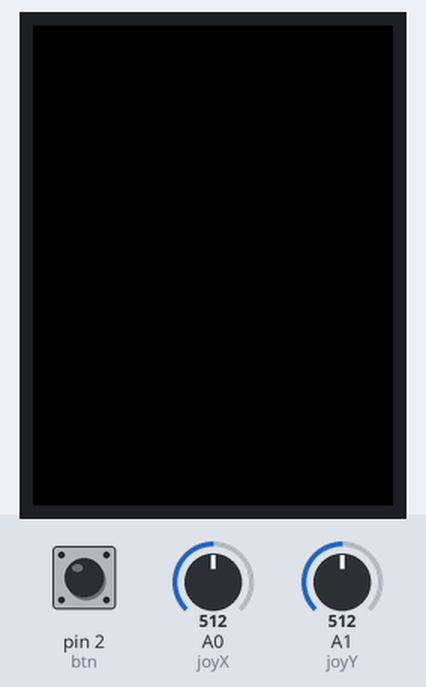
Bench run of a sketch on a simulated Arduino Uno, built with avr-gcc and run on an emulated ATmega328P. On the bench: 240×320 colour display. The test bench sets the inputs (shaded band); at power-on: A0 (joyX) = 512, pin 2 (btn) HIGH, A1 (joyY) = 512.

Above: at 1.6 s.
1.7 s: A0 (joyX) set to 939
3.2 s: A0 (joyX) set to 968
At 3.55 s:
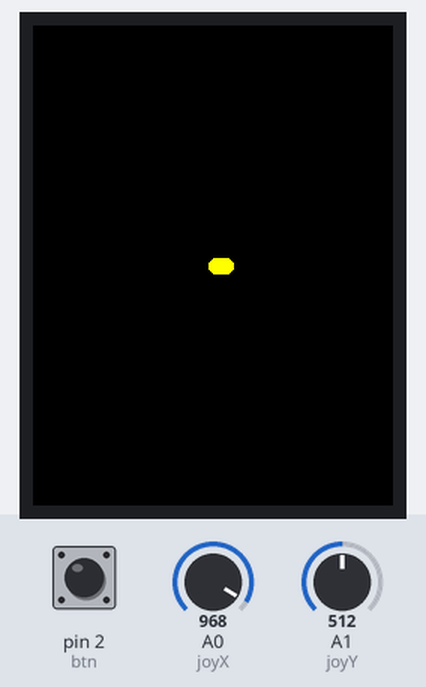
5.0 s: pin 2 (btn) pulled LOW for 0.15 s
At 5.45 s:
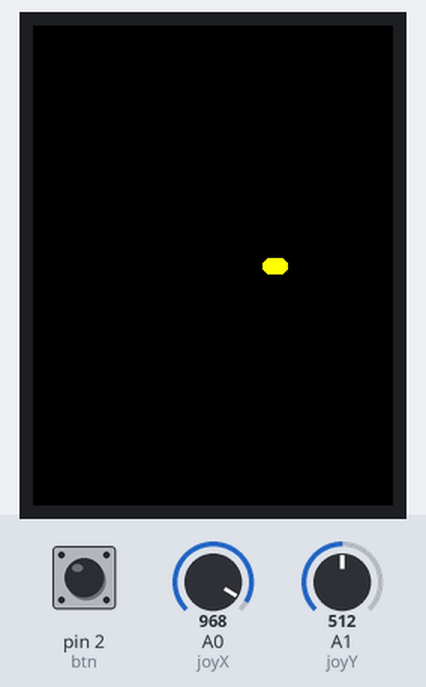
6.6 s: pin 2 (btn) pulled LOW for 1 s
At 7.94 s:
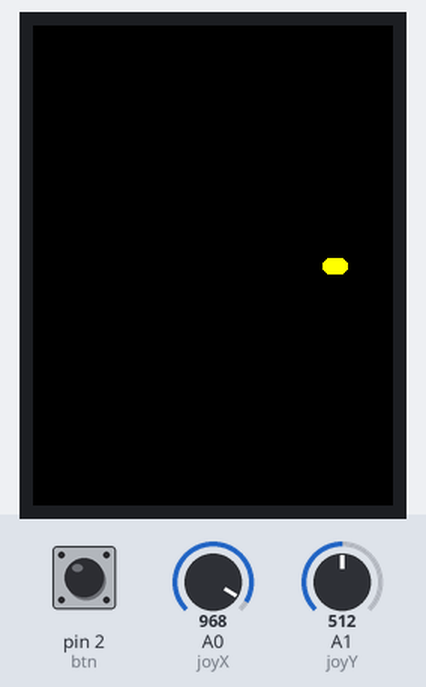
9.1 s: A0 (joyX) set to 40
At 10.58 s:
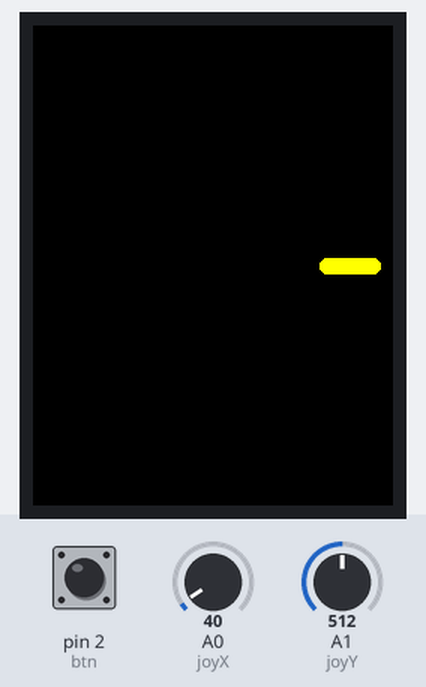

Measured:
- the behaviour switches between 950 and 951 on A0 (joyX) (found by bisection; images 0 and 1)
- after the input at 1.7 s, every drawn part: stays the same
- after the input at 3.2 s, the display: first changes at once (image 1 shows a later state)
- after the input at 5.0 s, the display: first changes at once (image 2 shows a later state)
- after the input at 6.6 s, the display: first changes at once (image 3 shows a later state)

The sketch:

tft_joystick_game.ino
```cpp
#include <Adafruit_GFX.h>    // Core graphics library
#include <Adafruit_ST7789.h> // Hardware-specific library for ST7789
#include <SPI.h>

#define TFT_CS        10
#define TFT_RST        9
#define TFT_DC         8

#define joyX A0
#define joyY A1


Adafruit_ST7789 tft = Adafruit_ST7789(TFT_CS, TFT_DC, TFT_RST);

bool right=false;
bool left=false;
bool up=false;
bool down=false;

int ix = 120;
int iy = 160;

int btn=2;


void setup()
{
  pinMode(2, INPUT_PULLUP);
  Serial.begin(9600);
  tft.init(240, 320);

  tft.invertDisplay(false);
  tft.fillScreen(ST77XX_BLACK);

}


void loop()
{

  if(digitalRead(btn)==LOW)
  {

    tft.fillScreen(ST77XX_BLACK);
  }


int xValue = analogRead(joyX);
int yValue = analogRead(joyY);


  if(xValue>950){
    right=true;
    left=false;
    up=false;
    down=false;
    ix+=2;
    circle(ix,iy);

  }else if(xValue<50){
    right=false;
    left=true;
    up=false;
    down=false;
    ix-=2;
    circle(ix,iy);

  }else if(yValue<50){
    right=false;
    left=false;
    up=true;
    down=false;
    iy-=2;
    circle(ix,iy);

  }else if(yValue>950){
    right=false;
    left=false;
    up=false;
    down=true;
    iy+=2;
    circle(ix,iy);
  }


  if(ix>=tft.width() || ix<=1 || iy>=tft.height() || iy<=1  ){

    int ix = 120;
    int iy = 160;
  }


}


 void circle(int a, int b)
 {
    tft.fillCircle(a, b, 5, ST77XX_YELLOW);
    delay(100);

 }
```
